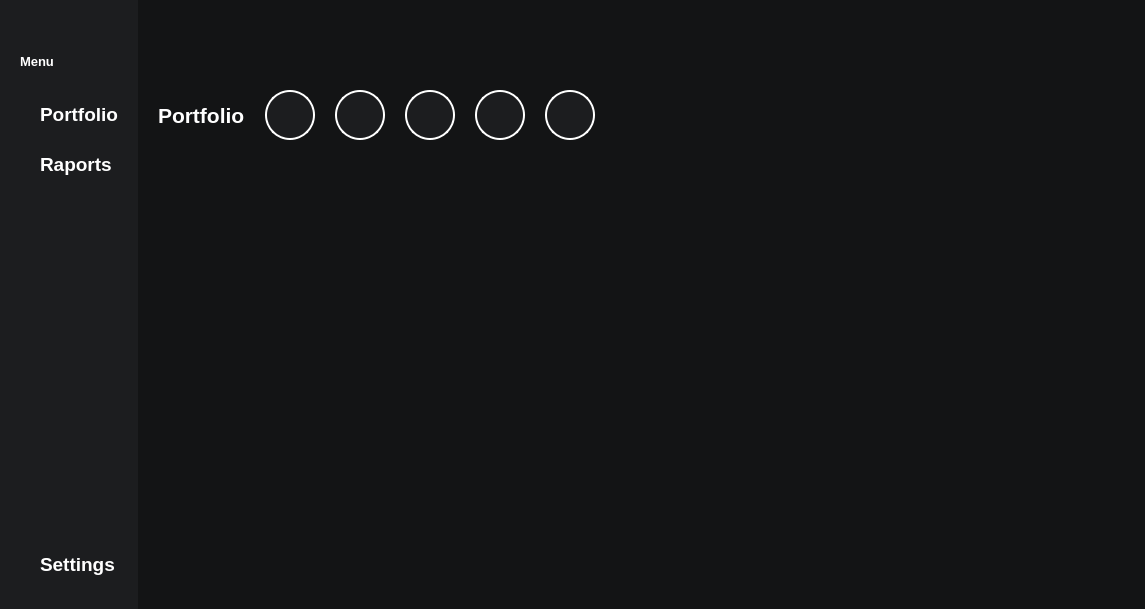
<?xml version="1.0" encoding="UTF-8"?>
<ui version="4.0">
 <class>MainWindow</class>
 <widget class="QMainWindow" name="MainWindow">
  <property name="geometry">
   <rect>
    <x>0</x>
    <y>0</y>
    <width>1145</width>
    <height>609</height>
   </rect>
  </property>
  <property name="windowTitle">
   <string>MainWindow</string>
  </property>
  <widget class="QWidget" name="centralwidget">
   <property name="styleSheet">
    <string notr="true">#leftMenuFrame {
	background-color: rgb(28, 29, 31);
}

#menuLabel {
	color: white;
}

#leftMenuSubFrame QPushButton {
	background-color: #1C1D1F;
	color: white;
	border-radius: 5px;
	text-align: left;
	padding-left: 20px;
}

#leftMenuSubFrame QPushButton:hover {
	background-color: #333436;
}

#contentMainFrame {
	background-color: rgb(19, 20, 21);
}

#contentMainFrame QFrame {
	background-color: rgb(19, 20, 21);
	color: white;
}

#portfolioPageBarFrame QPushButton {
	background-color: #1C1D1F;	
	border: 2px solid white;
	border-radius: 25px;
}

#portfolioPageButtonsBar QPushButton:hover {
	background-color: #333436;
}

#scrollAreaWidgetContents_Gold, #scrollAreaWidgetContents_Crypto,
#scrollAreaWidgetContents_Shares, #scrollAreaWidgetContents_Cash {
	background-color: rgb(19, 20, 21);
}

#stackedWidget_2 QScrollArea QScrollBar:vertical {
	width: 10px;
	border: none;
	background-color: rgb(19, 20, 21);
}

#stackedWidget_2 QScrollArea QScrollBar::handle {
	background-color: #333436;
	width: 10px;
	border-radius: 5px;
}


</string>
   </property>
   <layout class="QHBoxLayout" name="horizontalLayout">
    <property name="spacing">
     <number>0</number>
    </property>
    <property name="leftMargin">
     <number>0</number>
    </property>
    <property name="topMargin">
     <number>0</number>
    </property>
    <property name="rightMargin">
     <number>0</number>
    </property>
    <property name="bottomMargin">
     <number>0</number>
    </property>
    <item>
     <widget class="QFrame" name="leftMenuFrame">
      <property name="maximumSize">
       <size>
        <width>320</width>
        <height>16777215</height>
       </size>
      </property>
      <property name="frameShape">
       <enum>QFrame::NoFrame</enum>
      </property>
      <property name="frameShadow">
       <enum>QFrame::Raised</enum>
      </property>
      <layout class="QVBoxLayout" name="verticalLayout">
       <property name="spacing">
        <number>20</number>
       </property>
       <property name="leftMargin">
        <number>20</number>
       </property>
       <property name="topMargin">
        <number>20</number>
       </property>
       <property name="rightMargin">
        <number>20</number>
       </property>
       <property name="bottomMargin">
        <number>20</number>
       </property>
       <item>
        <widget class="QFrame" name="logoFrame">
         <property name="sizePolicy">
          <sizepolicy hsizetype="Preferred" vsizetype="Maximum">
           <horstretch>0</horstretch>
           <verstretch>0</verstretch>
          </sizepolicy>
         </property>
         <property name="frameShape">
          <enum>QFrame::NoFrame</enum>
         </property>
         <property name="frameShadow">
          <enum>QFrame::Raised</enum>
         </property>
         <layout class="QHBoxLayout" name="horizontalLayout_2">
          <property name="leftMargin">
           <number>0</number>
          </property>
          <property name="topMargin">
           <number>0</number>
          </property>
          <property name="rightMargin">
           <number>0</number>
          </property>
          <property name="bottomMargin">
           <number>0</number>
          </property>
          <item>
           <widget class="QLabel" name="logoLabel">
            <property name="text">
             <string/>
            </property>
            <property name="pixmap">
             <pixmap resource="../icons/icons.qrc">:/icons/logo-no-background.png</pixmap>
            </property>
            <property name="scaledContents">
             <bool>false</bool>
            </property>
           </widget>
          </item>
         </layout>
        </widget>
       </item>
       <item>
        <widget class="QFrame" name="frame">
         <property name="sizePolicy">
          <sizepolicy hsizetype="Preferred" vsizetype="Maximum">
           <horstretch>0</horstretch>
           <verstretch>0</verstretch>
          </sizepolicy>
         </property>
         <property name="frameShape">
          <enum>QFrame::NoFrame</enum>
         </property>
         <property name="frameShadow">
          <enum>QFrame::Raised</enum>
         </property>
         <layout class="QVBoxLayout" name="verticalLayout_3">
          <property name="spacing">
           <number>0</number>
          </property>
          <property name="leftMargin">
           <number>0</number>
          </property>
          <property name="topMargin">
           <number>0</number>
          </property>
          <property name="rightMargin">
           <number>0</number>
          </property>
          <property name="bottomMargin">
           <number>0</number>
          </property>
          <item>
           <widget class="QLabel" name="menuLabel">
            <property name="sizePolicy">
             <sizepolicy hsizetype="Preferred" vsizetype="Preferred">
              <horstretch>0</horstretch>
              <verstretch>0</verstretch>
             </sizepolicy>
            </property>
            <property name="font">
             <font>
              <family>Segoe UI</family>
              <pointsize>10</pointsize>
              <weight>75</weight>
              <bold>true</bold>
             </font>
            </property>
            <property name="text">
             <string>Menu</string>
            </property>
           </widget>
          </item>
         </layout>
        </widget>
       </item>
       <item alignment="Qt::AlignTop">
        <widget class="QFrame" name="leftMenuSubFrame">
         <property name="sizePolicy">
          <sizepolicy hsizetype="Preferred" vsizetype="Preferred">
           <horstretch>0</horstretch>
           <verstretch>0</verstretch>
          </sizepolicy>
         </property>
         <property name="frameShape">
          <enum>QFrame::NoFrame</enum>
         </property>
         <property name="frameShadow">
          <enum>QFrame::Raised</enum>
         </property>
         <layout class="QVBoxLayout" name="verticalLayout_2">
          <property name="spacing">
           <number>0</number>
          </property>
          <property name="leftMargin">
           <number>0</number>
          </property>
          <property name="topMargin">
           <number>0</number>
          </property>
          <property name="rightMargin">
           <number>0</number>
          </property>
          <property name="bottomMargin">
           <number>0</number>
          </property>
          <item>
           <widget class="QPushButton" name="portfolioPushButton">
            <property name="minimumSize">
             <size>
              <width>0</width>
              <height>50</height>
             </size>
            </property>
            <property name="font">
             <font>
              <family>Segoe UI</family>
              <pointsize>14</pointsize>
              <weight>75</weight>
              <bold>true</bold>
             </font>
            </property>
            <property name="cursor">
             <cursorShape>PointingHandCursor</cursorShape>
            </property>
            <property name="text">
             <string>Portfolio</string>
            </property>
            <property name="icon">
             <iconset resource="../icons/icons.qrc">
              <normaloff>:/icons/icons8-chart-96.png</normaloff>:/icons/icons8-chart-96.png</iconset>
            </property>
            <property name="iconSize">
             <size>
              <width>30</width>
              <height>30</height>
             </size>
            </property>
            <property name="autoRepeatDelay">
             <number>-2</number>
            </property>
           </widget>
          </item>
          <item>
           <widget class="QPushButton" name="raportsPushButton">
            <property name="minimumSize">
             <size>
              <width>0</width>
              <height>50</height>
             </size>
            </property>
            <property name="font">
             <font>
              <family>Segoe UI</family>
              <pointsize>14</pointsize>
              <weight>75</weight>
              <bold>true</bold>
             </font>
            </property>
            <property name="cursor">
             <cursorShape>PointingHandCursor</cursorShape>
            </property>
            <property name="text">
             <string>Raports</string>
            </property>
            <property name="icon">
             <iconset resource="../icons/icons.qrc">
              <normaloff>:/icons/icons8-health-graph-96.png</normaloff>:/icons/icons8-health-graph-96.png</iconset>
            </property>
            <property name="iconSize">
             <size>
              <width>30</width>
              <height>30</height>
             </size>
            </property>
            <property name="autoRepeatDelay">
             <number>-2</number>
            </property>
           </widget>
          </item>
          <item>
           <spacer name="verticalSpacer">
            <property name="orientation">
             <enum>Qt::Vertical</enum>
            </property>
            <property name="sizeHint" stdset="0">
             <size>
              <width>20</width>
              <height>191919</height>
             </size>
            </property>
           </spacer>
          </item>
          <item>
           <widget class="QPushButton" name="settingsPushButton">
            <property name="minimumSize">
             <size>
              <width>0</width>
              <height>50</height>
             </size>
            </property>
            <property name="font">
             <font>
              <family>Segoe UI</family>
              <pointsize>14</pointsize>
              <weight>75</weight>
              <bold>true</bold>
             </font>
            </property>
            <property name="cursor">
             <cursorShape>PointingHandCursor</cursorShape>
            </property>
            <property name="text">
             <string>Settings</string>
            </property>
            <property name="icon">
             <iconset resource="../icons/icons.qrc">
              <normaloff>:/icons/icons8-settings-96.png</normaloff>:/icons/icons8-settings-96.png</iconset>
            </property>
            <property name="iconSize">
             <size>
              <width>30</width>
              <height>30</height>
             </size>
            </property>
            <property name="autoRepeatDelay">
             <number>-2</number>
            </property>
           </widget>
          </item>
         </layout>
        </widget>
       </item>
      </layout>
     </widget>
    </item>
    <item>
     <widget class="QFrame" name="contentMainFrame">
      <property name="frameShape">
       <enum>QFrame::NoFrame</enum>
      </property>
      <property name="frameShadow">
       <enum>QFrame::Raised</enum>
      </property>
      <layout class="QVBoxLayout" name="verticalLayout_4">
       <property name="spacing">
        <number>0</number>
       </property>
       <property name="leftMargin">
        <number>0</number>
       </property>
       <property name="topMargin">
        <number>0</number>
       </property>
       <property name="rightMargin">
        <number>0</number>
       </property>
       <property name="bottomMargin">
        <number>0</number>
       </property>
       <item>
        <widget class="QFrame" name="frame_2">
         <property name="minimumSize">
          <size>
           <width>0</width>
           <height>60</height>
          </size>
         </property>
         <property name="maximumSize">
          <size>
           <width>16777215</width>
           <height>60</height>
          </size>
         </property>
         <property name="frameShape">
          <enum>QFrame::NoFrame</enum>
         </property>
         <property name="frameShadow">
          <enum>QFrame::Raised</enum>
         </property>
         <layout class="QHBoxLayout" name="horizontalLayout_4">
          <property name="leftMargin">
           <number>20</number>
          </property>
          <property name="topMargin">
           <number>20</number>
          </property>
          <property name="rightMargin">
           <number>20</number>
          </property>
          <property name="bottomMargin">
           <number>20</number>
          </property>
         </layout>
        </widget>
       </item>
       <item>
        <widget class="QFrame" name="contentSubFrame">
         <property name="frameShape">
          <enum>QFrame::NoFrame</enum>
         </property>
         <property name="frameShadow">
          <enum>QFrame::Raised</enum>
         </property>
         <layout class="QHBoxLayout" name="horizontalLayout_3">
          <property name="spacing">
           <number>0</number>
          </property>
          <property name="leftMargin">
           <number>20</number>
          </property>
          <property name="topMargin">
           <number>20</number>
          </property>
          <property name="rightMargin">
           <number>20</number>
          </property>
          <property name="bottomMargin">
           <number>20</number>
          </property>
          <item>
           <widget class="QStackedWidget" name="contentStackedWidget">
            <property name="currentIndex">
             <number>0</number>
            </property>
            <widget class="QWidget" name="portfolioPage">
             <layout class="QVBoxLayout" name="verticalLayout_5">
              <property name="spacing">
               <number>0</number>
              </property>
              <property name="leftMargin">
               <number>0</number>
              </property>
              <property name="topMargin">
               <number>0</number>
              </property>
              <property name="rightMargin">
               <number>0</number>
              </property>
              <property name="bottomMargin">
               <number>0</number>
              </property>
              <item>
               <widget class="QFrame" name="portfolioPageBarFrame">
                <property name="sizePolicy">
                 <sizepolicy hsizetype="Preferred" vsizetype="Maximum">
                  <horstretch>0</horstretch>
                  <verstretch>0</verstretch>
                 </sizepolicy>
                </property>
                <property name="frameShape">
                 <enum>QFrame::NoFrame</enum>
                </property>
                <property name="frameShadow">
                 <enum>QFrame::Raised</enum>
                </property>
                <layout class="QHBoxLayout" name="horizontalLayout_5">
                 <property name="spacing">
                  <number>20</number>
                 </property>
                 <property name="leftMargin">
                  <number>0</number>
                 </property>
                 <property name="topMargin">
                  <number>10</number>
                 </property>
                 <property name="rightMargin">
                  <number>0</number>
                 </property>
                 <property name="bottomMargin">
                  <number>10</number>
                 </property>
                 <item>
                  <widget class="QLabel" name="pageTitleLabel">
                   <property name="sizePolicy">
                    <sizepolicy hsizetype="Maximum" vsizetype="Preferred">
                     <horstretch>0</horstretch>
                     <verstretch>0</verstretch>
                    </sizepolicy>
                   </property>
                   <property name="font">
                    <font>
                     <family>Segoe UI</family>
                     <pointsize>16</pointsize>
                     <weight>75</weight>
                     <bold>true</bold>
                    </font>
                   </property>
                   <property name="text">
                    <string>Portfolio</string>
                   </property>
                  </widget>
                 </item>
                 <item>
                  <widget class="QFrame" name="portfolioPageButtonsBar">
                   <property name="frameShape">
                    <enum>QFrame::NoFrame</enum>
                   </property>
                   <property name="frameShadow">
                    <enum>QFrame::Raised</enum>
                   </property>
                   <layout class="QHBoxLayout" name="horizontalLayout_6">
                    <property name="spacing">
                     <number>20</number>
                    </property>
                    <property name="leftMargin">
                     <number>0</number>
                    </property>
                    <property name="topMargin">
                     <number>0</number>
                    </property>
                    <property name="rightMargin">
                     <number>0</number>
                    </property>
                    <property name="bottomMargin">
                     <number>0</number>
                    </property>
                    <item>
                     <widget class="QPushButton" name="goldButton">
                      <property name="minimumSize">
                       <size>
                        <width>50</width>
                        <height>50</height>
                       </size>
                      </property>
                      <property name="maximumSize">
                       <size>
                        <width>50</width>
                        <height>50</height>
                       </size>
                      </property>
                      <property name="cursor">
                       <cursorShape>PointingHandCursor</cursorShape>
                      </property>
                      <property name="styleSheet">
                       <string notr="true">padding-bottom: 3px;</string>
                      </property>
                      <property name="text">
                       <string/>
                      </property>
                      <property name="icon">
                       <iconset resource="../icons/icons.qrc">
                        <normaloff>:/icons/icons8-gold-100.png</normaloff>:/icons/icons8-gold-100.png</iconset>
                      </property>
                      <property name="iconSize">
                       <size>
                        <width>30</width>
                        <height>30</height>
                       </size>
                      </property>
                     </widget>
                    </item>
                    <item>
                     <widget class="QPushButton" name="cryptoButton">
                      <property name="minimumSize">
                       <size>
                        <width>50</width>
                        <height>50</height>
                       </size>
                      </property>
                      <property name="maximumSize">
                       <size>
                        <width>50</width>
                        <height>50</height>
                       </size>
                      </property>
                      <property name="cursor">
                       <cursorShape>PointingHandCursor</cursorShape>
                      </property>
                      <property name="text">
                       <string/>
                      </property>
                      <property name="icon">
                       <iconset resource="../icons/icons.qrc">
                        <normaloff>:/icons/icons8-crypto-128.png</normaloff>:/icons/icons8-crypto-128.png</iconset>
                      </property>
                      <property name="iconSize">
                       <size>
                        <width>30</width>
                        <height>30</height>
                       </size>
                      </property>
                     </widget>
                    </item>
                    <item>
                     <widget class="QPushButton" name="cashButton">
                      <property name="minimumSize">
                       <size>
                        <width>50</width>
                        <height>50</height>
                       </size>
                      </property>
                      <property name="maximumSize">
                       <size>
                        <width>50</width>
                        <height>50</height>
                       </size>
                      </property>
                      <property name="cursor">
                       <cursorShape>PointingHandCursor</cursorShape>
                      </property>
                      <property name="text">
                       <string/>
                      </property>
                      <property name="icon">
                       <iconset resource="../icons/icons.qrc">
                        <normaloff>:/icons/icons8-cash-64.png</normaloff>:/icons/icons8-cash-64.png</iconset>
                      </property>
                      <property name="iconSize">
                       <size>
                        <width>30</width>
                        <height>30</height>
                       </size>
                      </property>
                     </widget>
                    </item>
                    <item>
                     <widget class="QPushButton" name="sharesButton">
                      <property name="minimumSize">
                       <size>
                        <width>50</width>
                        <height>50</height>
                       </size>
                      </property>
                      <property name="maximumSize">
                       <size>
                        <width>50</width>
                        <height>50</height>
                       </size>
                      </property>
                      <property name="cursor">
                       <cursorShape>PointingHandCursor</cursorShape>
                      </property>
                      <property name="text">
                       <string/>
                      </property>
                      <property name="icon">
                       <iconset resource="../icons/icons.qrc">
                        <normaloff>:/icons/icons8-stocks-growth-96.png</normaloff>:/icons/icons8-stocks-growth-96.png</iconset>
                      </property>
                      <property name="iconSize">
                       <size>
                        <width>30</width>
                        <height>30</height>
                       </size>
                      </property>
                     </widget>
                    </item>
                    <item>
                     <widget class="QPushButton" name="pushButton">
                      <property name="minimumSize">
                       <size>
                        <width>50</width>
                        <height>50</height>
                       </size>
                      </property>
                      <property name="maximumSize">
                       <size>
                        <width>50</width>
                        <height>50</height>
                       </size>
                      </property>
                      <property name="text">
                       <string/>
                      </property>
                      <property name="icon">
                       <iconset resource="../icons/icons.qrc">
                        <normaloff>:/icons/icons8-plus-100.png</normaloff>:/icons/icons8-plus-100.png</iconset>
                      </property>
                      <property name="iconSize">
                       <size>
                        <width>30</width>
                        <height>30</height>
                       </size>
                      </property>
                     </widget>
                    </item>
                    <item>
                     <spacer name="horizontalSpacer">
                      <property name="orientation">
                       <enum>Qt::Horizontal</enum>
                      </property>
                      <property name="sizeHint" stdset="0">
                       <size>
                        <width>40</width>
                        <height>20</height>
                       </size>
                      </property>
                     </spacer>
                    </item>
                   </layout>
                  </widget>
                 </item>
                </layout>
               </widget>
              </item>
              <item>
               <widget class="QStackedWidget" name="stackedWidget_2">
                <property name="currentIndex">
                 <number>0</number>
                </property>
                <widget class="QWidget" name="goldPage">
                 <layout class="QHBoxLayout" name="horizontalLayout_7">
                  <property name="spacing">
                   <number>0</number>
                  </property>
                  <property name="leftMargin">
                   <number>0</number>
                  </property>
                  <property name="topMargin">
                   <number>0</number>
                  </property>
                  <property name="rightMargin">
                   <number>0</number>
                  </property>
                  <property name="bottomMargin">
                   <number>0</number>
                  </property>
                  <item>
                   <widget class="QScrollArea" name="scrollArea">
                    <property name="font">
                     <font>
                      <pointsize>4</pointsize>
                      <kerning>true</kerning>
                     </font>
                    </property>
                    <property name="styleSheet">
                     <string notr="true"/>
                    </property>
                    <property name="frameShape">
                     <enum>QFrame::NoFrame</enum>
                    </property>
                    <property name="widgetResizable">
                     <bool>true</bool>
                    </property>
                    <widget class="QWidget" name="scrollAreaWidgetContents_Gold">
                     <property name="geometry">
                      <rect>
                       <x>0</x>
                       <y>0</y>
                       <width>785</width>
                       <height>16</height>
                      </rect>
                     </property>
                     <property name="sizePolicy">
                      <sizepolicy hsizetype="Preferred" vsizetype="Maximum">
                       <horstretch>0</horstretch>
                       <verstretch>0</verstretch>
                      </sizepolicy>
                     </property>
                     <layout class="QVBoxLayout" name="verticalLayout_6">
                      <property name="spacing">
                       <number>10</number>
                      </property>
                      <property name="leftMargin">
                       <number>0</number>
                      </property>
                      <property name="topMargin">
                       <number>0</number>
                      </property>
                      <property name="rightMargin">
                       <number>0</number>
                      </property>
                      <property name="bottomMargin">
                       <number>0</number>
                      </property>
                     </layout>
                    </widget>
                   </widget>
                  </item>
                 </layout>
                </widget>
                <widget class="QWidget" name="cryptoPage">
                 <layout class="QVBoxLayout" name="verticalLayout_7">
                  <property name="spacing">
                   <number>0</number>
                  </property>
                  <property name="leftMargin">
                   <number>0</number>
                  </property>
                  <property name="topMargin">
                   <number>0</number>
                  </property>
                  <property name="rightMargin">
                   <number>0</number>
                  </property>
                  <property name="bottomMargin">
                   <number>0</number>
                  </property>
                  <item>
                   <widget class="QScrollArea" name="scrollArea_2">
                    <property name="frameShape">
                     <enum>QFrame::NoFrame</enum>
                    </property>
                    <property name="widgetResizable">
                     <bool>true</bool>
                    </property>
                    <widget class="QWidget" name="scrollAreaWidgetContents_Crypto">
                     <property name="geometry">
                      <rect>
                       <x>0</x>
                       <y>0</y>
                       <width>98</width>
                       <height>22</height>
                      </rect>
                     </property>
                     <property name="sizePolicy">
                      <sizepolicy hsizetype="Preferred" vsizetype="Maximum">
                       <horstretch>0</horstretch>
                       <verstretch>0</verstretch>
                      </sizepolicy>
                     </property>
                     <layout class="QVBoxLayout" name="verticalLayout_8"/>
                    </widget>
                   </widget>
                  </item>
                 </layout>
                </widget>
                <widget class="QWidget" name="cashPage">
                 <layout class="QVBoxLayout" name="verticalLayout_11">
                  <property name="spacing">
                   <number>0</number>
                  </property>
                  <property name="leftMargin">
                   <number>0</number>
                  </property>
                  <property name="topMargin">
                   <number>0</number>
                  </property>
                  <property name="rightMargin">
                   <number>0</number>
                  </property>
                  <property name="bottomMargin">
                   <number>0</number>
                  </property>
                  <item>
                   <widget class="QScrollArea" name="scrollArea_4">
                    <property name="frameShape">
                     <enum>QFrame::NoFrame</enum>
                    </property>
                    <property name="widgetResizable">
                     <bool>true</bool>
                    </property>
                    <widget class="QWidget" name="scrollAreaWidgetContents_Cash">
                     <property name="geometry">
                      <rect>
                       <x>0</x>
                       <y>0</y>
                       <width>98</width>
                       <height>22</height>
                      </rect>
                     </property>
                     <property name="sizePolicy">
                      <sizepolicy hsizetype="Preferred" vsizetype="Maximum">
                       <horstretch>0</horstretch>
                       <verstretch>0</verstretch>
                      </sizepolicy>
                     </property>
                     <layout class="QVBoxLayout" name="verticalLayout_12"/>
                    </widget>
                   </widget>
                  </item>
                 </layout>
                </widget>
                <widget class="QWidget" name="sharesPage">
                 <layout class="QVBoxLayout" name="verticalLayout_9">
                  <property name="spacing">
                   <number>0</number>
                  </property>
                  <property name="leftMargin">
                   <number>0</number>
                  </property>
                  <property name="topMargin">
                   <number>0</number>
                  </property>
                  <property name="rightMargin">
                   <number>0</number>
                  </property>
                  <property name="bottomMargin">
                   <number>0</number>
                  </property>
                  <item>
                   <widget class="QScrollArea" name="scrollArea_3">
                    <property name="frameShape">
                     <enum>QFrame::NoFrame</enum>
                    </property>
                    <property name="widgetResizable">
                     <bool>true</bool>
                    </property>
                    <widget class="QWidget" name="scrollAreaWidgetContents_Shares">
                     <property name="geometry">
                      <rect>
                       <x>0</x>
                       <y>0</y>
                       <width>785</width>
                       <height>22</height>
                      </rect>
                     </property>
                     <property name="sizePolicy">
                      <sizepolicy hsizetype="Preferred" vsizetype="Maximum">
                       <horstretch>0</horstretch>
                       <verstretch>0</verstretch>
                      </sizepolicy>
                     </property>
                     <layout class="QVBoxLayout" name="verticalLayout_10"/>
                    </widget>
                   </widget>
                  </item>
                 </layout>
                </widget>
               </widget>
              </item>
             </layout>
            </widget>
            <widget class="QWidget" name="raportsPage"/>
            <widget class="QWidget" name="settingsPage"/>
           </widget>
          </item>
         </layout>
        </widget>
       </item>
      </layout>
     </widget>
    </item>
   </layout>
  </widget>
 </widget>
 <resources>
  <include location="../icons/icons.qrc"/>
 </resources>
 <connections/>
</ui>
